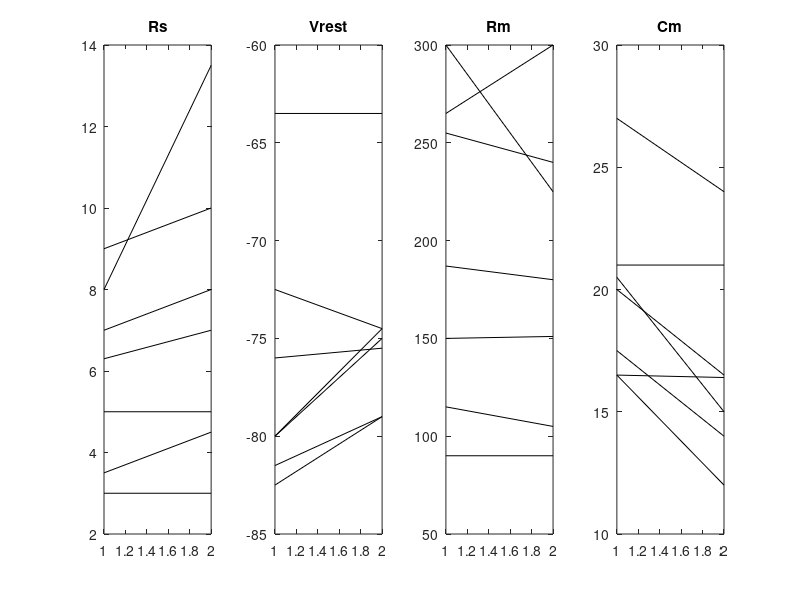

Write MATLAB code to recreate this figure.

% 10Hz Corr R=0.750

Files.Stim.File{1} = '/Users/antoine/Desktop/PatSep8-28-14/Protocols/2sec_trains(pattern_separation)/Set 1/10Hz_R0.750/10Hz_R0.750_CorrelatedPoisson.prt.axgx';

% Files.Resp.File{1}{1} =
% '/Volumes/cookieMonster/jonesLab_data/PatchPatSep_2s/Gabazine/PatSep2s_100nM/2016-6-17/GC3/PatSep_R0.75_0.7mA_beforeGzine_004.axgd';%
% only waited 30s before lauching the after gabazine protocol
Files.Resp.File{1}{1} = '/Volumes/cookieMonster/jonesLab_data/PatchPatSep_2s/Gabazine/PatSep2s_100nM/GCpaired/2016-7-12/GC5/PatSep_R0.75_0.9mA_beforeGzine_007.axgd';
Files.Resp.File{1}{2} = '/Volumes/cookieMonster/jonesLab_data/PatchPatSep_2s/Gabazine/PatSep2s_100nM/GCpaired/2016-10-11/GC5/2016.10.11_GC5_M.p24envigo_beforeGzin_PatSepr0.75_10Hz_0.8mA_CC_008.axgd';
Files.Resp.File{1}{3} = '/Volumes/cookieMonster/jonesLab_data/PatchPatSep_2s/Gabazine/PatSep2s_100nM/GCpaired/2016-11-8/GC1/2016.11.8_GC1_M.p23envigo_beforeGzin_PatSepR0.75_10Hz_0.22mA_CC_004.axgd';
Files.Resp.File{1}{4} = '/Volumes/cookieMonster/jonesLab_data/PatchPatSep_2s/Gabazine/PatSep2s_100nM/GCpaired/2017-2-8/GC4/PatSepR0.75_CC_0.8mA_-70mV_beforeGzin_010.axgd';
Files.Resp.File{1}{5} = '/Volumes/cookieMonster/jonesLab_data/PatchPatSep_2s/Gabazine/PatSep2s_100nM/GCpaired/2017-2-9/PatSep_CC_-70_beforeGbzin_002.axgd';
Files.Resp.File{1}{6} = '/Volumes/cookieMonster/jonesLab_data/PatchPatSep_2s/Gabazine/PatSep2s_100nM/GCpaired/2017-7-5/GC3/PatSep0.75_CC_-70_beforeGzin_004.axgd';
Files.Resp.File{1}{7} = '/Volumes/cookieMonster/jonesLab_data/PatchPatSep_2s/Gabazine/PatSep2s_100nM/GCpaired/2017-7-5/GC4/PatSep0.75_CC_-70_beforeGzin_007.axgd';

Vrest = [-63.5, -80, -72.5, -80, -76, -82.5, -81.5]; meanV = mean(Vrest); semV = std(Vrest)./sqrt(length(Vrest)); %in mV   
Rs = [3, 3.5, 7, 8, 6.3, 9, 5]; meanRs = mean(Rs); semRs = std(Rs)./sqrt(length(Rs)); %in MegaOhm
Cm = [21, 20.5, 16.5, 16.5, 20, 17.5, 27]; meanCm = mean(Cm); semCm = std(Cm)./sqrt(length(Cm)); % in pF
Rm = [90, 115, 150, 300, 265, 255, 187]; meanRm = mean(Rm); semRm = std(Rm)./sqrt(length(Rm)); %in MegaOhm
I = [0.9, 0.8, 0.22, 0.8, 0.8, 0.8, 0.6]; meanI = mean(I); semI = std(I)./sqrt(length(I)); % Istim in mA
age = [32, 24, 23, 22, 23, 24]; meanA = mean(age); semA = std(age)./sqrt(length(age));% in days (1 value per animal)
Wait = [6, 5, 8, 5.5, 5, 6, 8]; meanW = mean(Wait); semW = std(Wait)./sqrt(length(Wait)); %time after solution switch before patsep protocol, in min

% intrinsic props after Gzn
Vrest2 = [-63.5, -75, -74.5, -74.5, -75.5, -79, -79]; meanV2 = mean(Vrest2); semV2 = std(Vrest2)./sqrt(length(Vrest2)); %in mV   
Rs2 = [3, 4.5, 8, 13.5, 7, 10, 5]; meanRs2 = mean(Rs2); semRs2 = std(Rs2)./sqrt(length(Rs2)); %in MegaOhm
Cm2 = [21, 15, 16.4, 12, 16.5, 14, 24]; meanCm2 = mean(Cm2); semCm2 = std(Cm2)./sqrt(length(Cm2)); % in pF
Rm2 = [90, 105, 151, 225, 300, 240, 180]; meanRm2 = mean(Rm2); semRm2 = std(Rm2)./sqrt(length(Rm2)); %in MegaOhm

% paired nonparamtetric Wilcoxon sign rank test
[p,h,stats] = signrank(Vrest-Vrest2)
[p1,h1,stats1] = signrank(Cm-Cm2)
[p2,h2,stats2] = signrank(Rm-Rm2)
[p3,h3,stats3] = signrank(Rs-Rs2)

% display
T = [1 2];
figure
subplot(1,4,1)
for n = 1:length(Rs)
plot(T, [Rs(n) Rs2(n)], 'k-'); hold on
end
title('Rs')
subplot(1,4,2)
for n = 1:length(Rs)
plot(T, [Vrest(n) Vrest2(n)], 'k-'); hold on
end
title('Vrest');
subplot(1,4,3)
for n = 1:length(Rs)
plot(T, [Rm(n) Rm2(n)], 'k-');hold on
end
title('Rm');
subplot(1,4,4)
for n = 1:length(Rs)
plot(T, [Cm(n) Cm2(n)], 'k-'); hold on
end
title('Cm');